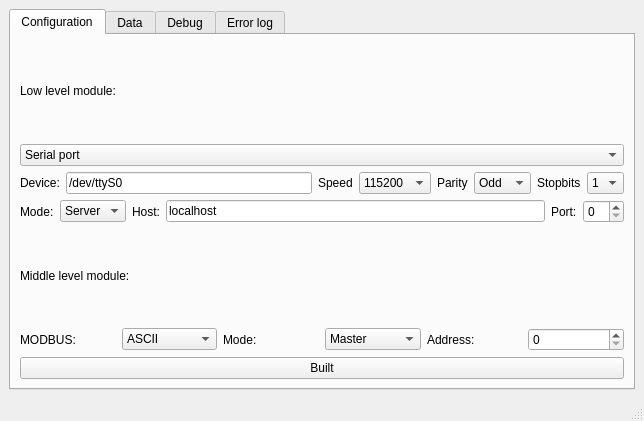
<?xml version="1.0" encoding="UTF-8"?>
<ui version="4.0">
 <class>MainWindow</class>
 <widget class="QMainWindow" name="MainWindow">
  <property name="geometry">
   <rect>
    <x>0</x>
    <y>0</y>
    <width>644</width>
    <height>421</height>
   </rect>
  </property>
  <property name="sizePolicy">
   <sizepolicy hsizetype="Maximum" vsizetype="Preferred">
    <horstretch>0</horstretch>
    <verstretch>0</verstretch>
   </sizepolicy>
  </property>
  <property name="windowTitle">
   <string>MainWindow</string>
  </property>
  <widget class="QWidget" name="centralwidget">
   <layout class="QVBoxLayout" name="verticalLayout_4">
    <item>
     <widget class="QTabWidget" name="tabWidget">
      <property name="sizePolicy">
       <sizepolicy hsizetype="Expanding" vsizetype="Expanding">
        <horstretch>1</horstretch>
        <verstretch>1</verstretch>
       </sizepolicy>
      </property>
      <property name="currentIndex">
       <number>0</number>
      </property>
      <widget class="QWidget" name="tab">
       <attribute name="title">
        <string>Configuration</string>
       </attribute>
       <layout class="QVBoxLayout" name="verticalLayout_3">
        <item>
         <widget class="QLabel" name="label">
          <property name="sizePolicy">
           <sizepolicy hsizetype="Preferred" vsizetype="Minimum">
            <horstretch>0</horstretch>
            <verstretch>0</verstretch>
           </sizepolicy>
          </property>
          <property name="text">
           <string>Low level module:</string>
          </property>
         </widget>
        </item>
        <item>
         <widget class="QComboBox" name="comboBox">
          <item>
           <property name="text">
            <string>Serial port</string>
           </property>
          </item>
          <item>
           <property name="text">
            <string>Network</string>
           </property>
          </item>
          <item>
           <property name="text">
            <string>Simulated Serial port</string>
           </property>
          </item>
         </widget>
        </item>
        <item>
         <layout class="QHBoxLayout" name="horizontalLayout_2">
          <item>
           <widget class="QLabel" name="label_7">
            <property name="text">
             <string>Device:</string>
            </property>
           </widget>
          </item>
          <item>
           <widget class="QLineEdit" name="lineEdit_2">
            <property name="text">
             <string>/dev/ttyS0</string>
            </property>
           </widget>
          </item>
          <item>
           <widget class="QLabel" name="label_4">
            <property name="sizePolicy">
             <sizepolicy hsizetype="Minimum" vsizetype="Minimum">
              <horstretch>0</horstretch>
              <verstretch>0</verstretch>
             </sizepolicy>
            </property>
            <property name="text">
             <string>Speed</string>
            </property>
           </widget>
          </item>
          <item>
           <widget class="QComboBox" name="comboBox_2">
            <item>
             <property name="text">
              <string>115200</string>
             </property>
            </item>
            <item>
             <property name="text">
              <string>9600</string>
             </property>
            </item>
           </widget>
          </item>
          <item>
           <widget class="QLabel" name="label_5">
            <property name="text">
             <string>Parity</string>
            </property>
           </widget>
          </item>
          <item>
           <widget class="QComboBox" name="comboBox_3">
            <item>
             <property name="text">
              <string>Odd</string>
             </property>
            </item>
            <item>
             <property name="text">
              <string>Even</string>
             </property>
            </item>
           </widget>
          </item>
          <item>
           <widget class="QLabel" name="label_6">
            <property name="text">
             <string>Stopbits</string>
            </property>
           </widget>
          </item>
          <item>
           <widget class="QComboBox" name="comboBox_4">
            <item>
             <property name="text">
              <string>1</string>
             </property>
            </item>
            <item>
             <property name="text">
              <string>2</string>
             </property>
            </item>
           </widget>
          </item>
         </layout>
        </item>
        <item>
         <layout class="QHBoxLayout" name="horizontalLayout_3">
          <item>
           <widget class="QLabel" name="label_8">
            <property name="text">
             <string>Mode:</string>
            </property>
           </widget>
          </item>
          <item>
           <widget class="QComboBox" name="comboBox_5">
            <item>
             <property name="text">
              <string>Server</string>
             </property>
            </item>
            <item>
             <property name="text">
              <string>Client</string>
             </property>
            </item>
           </widget>
          </item>
          <item>
           <widget class="QLabel" name="label_9">
            <property name="text">
             <string>Host:</string>
            </property>
           </widget>
          </item>
          <item>
           <widget class="QLineEdit" name="lineEdit_3">
            <property name="text">
             <string>localhost</string>
            </property>
           </widget>
          </item>
          <item>
           <widget class="QLabel" name="label_10">
            <property name="text">
             <string>Port:</string>
            </property>
           </widget>
          </item>
          <item>
           <widget class="QSpinBox" name="spinBox_3"/>
          </item>
         </layout>
        </item>
        <item>
         <widget class="QLabel" name="label_11">
          <property name="text">
           <string>Middle level module:</string>
          </property>
         </widget>
        </item>
        <item>
         <layout class="QHBoxLayout" name="horizontalLayout_4">
          <item>
           <widget class="QLabel" name="label_12">
            <property name="sizePolicy">
             <sizepolicy hsizetype="Minimum" vsizetype="Preferred">
              <horstretch>0</horstretch>
              <verstretch>0</verstretch>
             </sizepolicy>
            </property>
            <property name="text">
             <string>MODBUS:</string>
            </property>
           </widget>
          </item>
          <item>
           <widget class="QComboBox" name="comboBox_6">
            <item>
             <property name="text">
              <string>ASCII</string>
             </property>
            </item>
            <item>
             <property name="text">
              <string>RTU</string>
             </property>
            </item>
           </widget>
          </item>
          <item>
           <widget class="QLabel" name="label_13">
            <property name="text">
             <string>Mode:</string>
            </property>
           </widget>
          </item>
          <item>
           <widget class="QComboBox" name="comboBox_7">
            <item>
             <property name="text">
              <string>Master</string>
             </property>
            </item>
            <item>
             <property name="text">
              <string>Slave</string>
             </property>
            </item>
           </widget>
          </item>
          <item>
           <widget class="QLabel" name="label_14">
            <property name="text">
             <string>Address:</string>
            </property>
           </widget>
          </item>
          <item>
           <widget class="QSpinBox" name="spinBox_4"/>
          </item>
         </layout>
        </item>
        <item>
         <widget class="QPushButton" name="pushButton">
          <property name="text">
           <string>Built</string>
          </property>
         </widget>
        </item>
       </layout>
      </widget>
      <widget class="QWidget" name="tab_3">
       <attribute name="title">
        <string>Data</string>
       </attribute>
       <layout class="QVBoxLayout" name="verticalLayout_2">
        <item>
         <widget class="QLabel" name="label_17">
          <property name="text">
           <string>Input high level data:</string>
          </property>
         </widget>
        </item>
        <item>
         <widget class="QTextEdit" name="textEdit_3">
          <property name="readOnly">
           <bool>true</bool>
          </property>
         </widget>
        </item>
        <item>
         <widget class="QLabel" name="label_18">
          <property name="text">
           <string>Output high level data:</string>
          </property>
         </widget>
        </item>
        <item>
         <widget class="QTextEdit" name="textEdit_4">
          <property name="readOnly">
           <bool>true</bool>
          </property>
         </widget>
        </item>
        <item>
         <layout class="QHBoxLayout" name="horizontalLayout_5">
          <item>
           <widget class="QLabel" name="label_19">
            <property name="text">
             <string>Addr:</string>
            </property>
           </widget>
          </item>
          <item>
           <widget class="QSpinBox" name="spinBox_5"/>
          </item>
          <item>
           <widget class="QLabel" name="label_20">
            <property name="text">
             <string>Fun:</string>
            </property>
           </widget>
          </item>
          <item>
           <widget class="QSpinBox" name="spinBox_6"/>
          </item>
          <item>
           <widget class="QLineEdit" name="lineEdit_4"/>
          </item>
          <item>
           <widget class="QPushButton" name="pushButton_2">
            <property name="text">
             <string>Send</string>
            </property>
           </widget>
          </item>
         </layout>
        </item>
       </layout>
      </widget>
      <widget class="QWidget" name="tab_2">
       <attribute name="title">
        <string>Debug</string>
       </attribute>
       <layout class="QVBoxLayout" name="verticalLayout">
        <item>
         <widget class="QLabel" name="label_15">
          <property name="text">
           <string>Input data:</string>
          </property>
         </widget>
        </item>
        <item>
         <widget class="QTextEdit" name="textEdit_2">
          <property name="readOnly">
           <bool>true</bool>
          </property>
         </widget>
        </item>
        <item>
         <widget class="QLabel" name="label_16">
          <property name="text">
           <string>Output data:</string>
          </property>
         </widget>
        </item>
        <item>
         <widget class="QTextEdit" name="textEdit">
          <property name="readOnly">
           <bool>true</bool>
          </property>
         </widget>
        </item>
       </layout>
      </widget>
      <widget class="QWidget" name="tab_4">
       <attribute name="title">
        <string>Error log</string>
       </attribute>
       <layout class="QVBoxLayout" name="verticalLayout_5">
        <item>
         <widget class="QPlainTextEdit" name="plainTextEdit">
          <property name="readOnly">
           <bool>true</bool>
          </property>
         </widget>
        </item>
       </layout>
      </widget>
     </widget>
    </item>
   </layout>
  </widget>
  <widget class="QMenuBar" name="menubar">
   <property name="geometry">
    <rect>
     <x>0</x>
     <y>0</y>
     <width>644</width>
     <height>23</height>
    </rect>
   </property>
  </widget>
  <widget class="QStatusBar" name="statusbar"/>
 </widget>
 <resources/>
 <connections/>
</ui>
